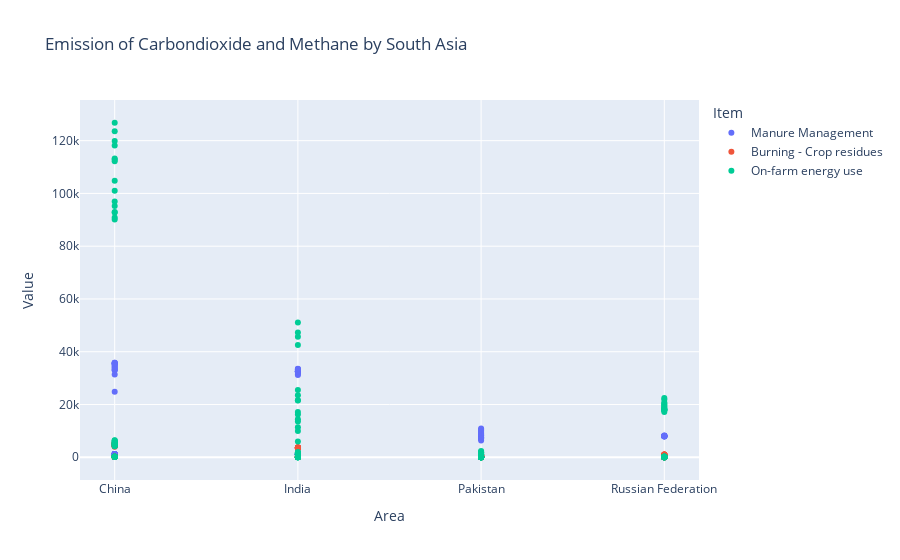

The cell this chart's notebook holds for it:
### Code cell
import plotly.express as px
import pandas as pd
df = pd.read_csv("test.csv")
fig = px.scatter(df, x="Area", y="Value", color="Item",title='Emission of Carbondioxide and Methane by South Asia')
fig.show()

### Figure 1 — Plotly figure (JSON) as saved in the notebook; plotly's stock layout.template omitted (floating-point values rounded to 4 significant figures; data arrays with more than 128 entries replaced by an {"elided": "..."} marker saying what was removed)
{"data": [{"hovertemplate": "Item=Manure Management<br>Area=%{x}<br>Value=%{y}<extra></extra>", "legendgroup": "Manure Management", "marker": {"color": "#636efa", "symbol": "circle"}, "mode": "markers", "name": "Manure Management", "orientation": "v", "showlegend": true, "type": "scatter", "x": ["China", "China", "China", "China", "China", "China", "China", "China", "China", "China", "China", "China", "China", "China", "China", "China", "China", "China", "China", "China", "China", "China", "China", "China", "China", "China", "China", "China", "China", "China", "India", "India", "India", "India", "India", "India", "India", "India", "India", "India", "India", "India", "India", "India", "India", "India", "India", "India", "India", "India", "India", "India", "India", "India", "India", "India", "India", "India", "India", "India", "Pakistan", "Pakistan", "Pakistan", "Pakistan", "Pakistan", "Pakistan", "Pakistan", "Pakistan", "Pakistan", "Pakistan", "Pakistan", "Pakistan", "Pakistan", "Pakistan", "Pakistan", "Pakistan", "Pakistan", "Pakistan", "Pakistan", "Pakistan", "Pakistan", "Pakistan", "Pakistan", "Pakistan", "Pakistan", "Pakistan", "Pakistan", "Pakistan", "Pakistan", "Pakistan", "Russian Federation", "Russian Federation", "Russian Federation", "Russian Federation", "Russian Federation", "Russian Federation", "Russian Federation", "Russian Federation", "Russian Federation", "Russian Federation", "Russian Federation", "Russian Federation", "Russian Federation", "Russian Federation", "Russian Federation", "Russian Federation", "Russian Federation", "Russian Federation", "Russian Federation", "Russian Federation", "Russian Federation", "Russian Federation", "Russian Federation", "Russian Federation", "Russian Federation", "Russian Federation", "Russian Federation", "Russian Federation", "Russian Federation", "Russian Federation"], "xaxis": "x", "y": [1180.0, 33050.0, 1212.0, 33940.0, 1179.0, 33020.0, 1222.0, 34220.0, 1278.0, 35780.0, 1268.0, 35490.0, 1261.0, 35320.0, 1279.0, 35810.0, 1272.0, 35610.0, 1272.0, 35610.0, 1253.0, 35090.0, 1238.0, 34650.0, 1194.0, 33430.0, 1119.0, 31330.0, 885.5, 24790.0, 1113.0, 31170.0, 1128.0, 31590.0, 1154.0, 32300.0, 1155.0, 32340.0, 1157.0, 32390.0, 1160.0, 32480.0, 1162.0, 32540.0, 1163.0, 32570.0, 1163.0, 32550.0, 1164.0, 32610.0, 1173.0, 32840.0, 1180.0, 33050.0, 1188.0, 33260.0, 1196.0, 33480.0, 1198.0, 33560.0, 225.6, 6317.0, 246.1, 6891.0, 254.1, 7116.0, 262.6, 7352.0, 271.3, 7597.0, 273.5, 7659.0, 289.8, 8114.0, 299.5, 8387.0, 308.6, 8641.0, 319.0, 8931.0, 329.7, 9231.0, 345.7, 9680.0, 363.1, 10170.0, 376.3, 10540.0, 389.8, 10910.0, 287.9, 8062.0, 281.3, 7876.0, 283.6, 7941.0, 285.3, 7988.0, 283.1, 7926.0, 286.4, 8018.0, 282.9, 7921.0, 286.7, 8027.0, 292.6, 8194.0, 290.3, 8129.0, 293.5, 8217.0, 285.0, 7981.0, 285.0, 7979.0, 287.2, 8042.0, 286.3, 8015.0], "yaxis": "y"}, {"hovertemplate": "Item=Burning - Crop residues<br>Area=%{x}<br>Value=%{y}<extra></extra>", "legendgroup": "Burning - Crop residues", "marker": {"color": "#EF553B", "symbol": "circle"}, "mode": "markers", "name": "Burning - Crop residues", "orientation": "v", "showlegend": true, "type": "scatter", "x": ["China", "China", "China", "China", "China", "China", "China", "China", "China", "China", "China", "China", "China", "China", "China", "China", "China", "China", "China", "China", "China", "China", "China", "China", "China", "China", "China", "China", "China", "China", "India", "India", "India", "India", "India", "India", "India", "India", "India", "India", "India", "India", "India", "India", "India", "India", "India", "India", "India", "India", "India", "India", "India", "India", "India", "India", "India", "India", "India", "India", "Pakistan", "Pakistan", "Pakistan", "Pakistan", "Pakistan", "Pakistan", "Pakistan", "Pakistan", "Pakistan", "Pakistan", "Pakistan", "Pakistan", "Pakistan", "Pakistan", "Pakistan", "Pakistan", "Pakistan", "Pakistan", "Pakistan", "Pakistan", "Pakistan", "Pakistan", "Pakistan", "Pakistan", "Pakistan", "Pakistan", "Pakistan", "Pakistan", "Pakistan", "Pakistan", "Russian Federation", "Russian Federation", "Russian Federation", "Russian Federation", "Russian Federation", "Russian Federation", "Russian Federation", "Russian Federation", "Russian Federation", "Russian Federation", "Russian Federation", "Russian Federation", "Russian Federation", "Russian Federation", "Russian Federation", "Russian Federation", "Russian Federation", "Russian Federation", "Russian Federation", "Russian Federation", "Russian Federation", "Russian Federation", "Russian Federation", "Russian Federation", "Russian Federation", "Russian Federation", "Russian Federation", "Russian Federation", "Russian Federation", "Russian Federation"], "xaxis": "x", "y": [141.5, 3961.0, 148.2, 4150.0, 151.4, 4239.0, 153.1, 4286.0, 157.9, 4420.0, 161.7, 4528.0, 164.9, 4616.0, 169.1, 4736.0, 172.8, 4838.0, 174.8, 4895.0, 196.8, 5509.0, 194.6, 5448.0, 189.5, 5306.0, 187.8, 5257.0, 184.2, 5156.0, 120.2, 3367.0, 122.3, 3426.0, 126.4, 3539.0, 128.8, 3608.0, 122.3, 3424.0, 124.8, 3495.0, 129.1, 3616.0, 128.1, 3587.0, 131.8, 3690.0, 132.2, 3701.0, 130.8, 3662.0, 132.4, 3707.0, 132.0, 3697.0, 131.2, 3675.0, 129.9, 3638.0, 17.43, 488.0, 17.3, 484.3, 17.65, 494.1, 18.65, 522.3, 18.38, 514.7, 17.66, 494.5, 18.1, 506.8, 17.49, 489.6, 18.71, 523.8, 19.31, 540.8, 19.21, 537.9, 19.78, 554.0, 19.73, 552.4, 19.32, 540.9, 19.52, 546.5, 29.01, 812.2, 27.75, 776.9, 29.11, 815.2, 33.07, 926.0, 32.06, 897.6, 26.44, 740.2, 31.46, 880.8, 28.5, 797.9, 31.79, 890.1, 33.13, 927.6, 35.44, 992.4, 37.3, 1044.0, 37.29, 1044.0, 35.27, 987.6, 36.81, 1031.0], "yaxis": "y"}, {"hovertemplate": "Item=On-farm energy use<br>Area=%{x}<br>Value=%{y}<extra></extra>", "legendgroup": "On-farm energy use", "marker": {"color": "#00cc96", "symbol": "circle"}, "mode": "markers", "name": "On-farm energy use", "orientation": "v", "showlegend": true, "type": "scatter", "x": {"elided": "180 str values"}, "xaxis": "x", "y": {"elided": "180 float values"}, "yaxis": "y"}], "layout": {"legend": {"title": {"text": "Item"}, "tracegroupgap": 0}, "title": {"text": "Emission of Carbondioxide and Methane by South Asia"}, "xaxis": {"anchor": "y", "domain": [0, 1], "title": {"text": "Area"}}, "yaxis": {"anchor": "x", "domain": [0, 1], "title": {"text": "Value"}}}}
